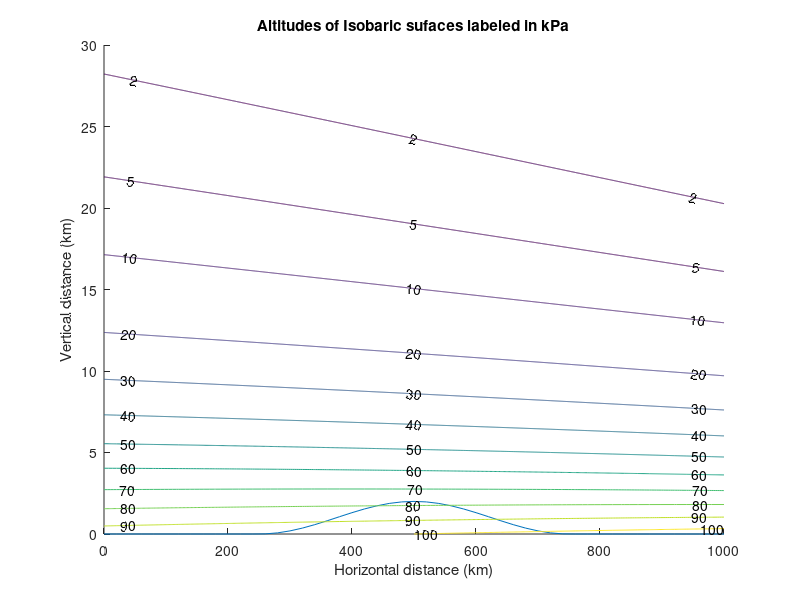
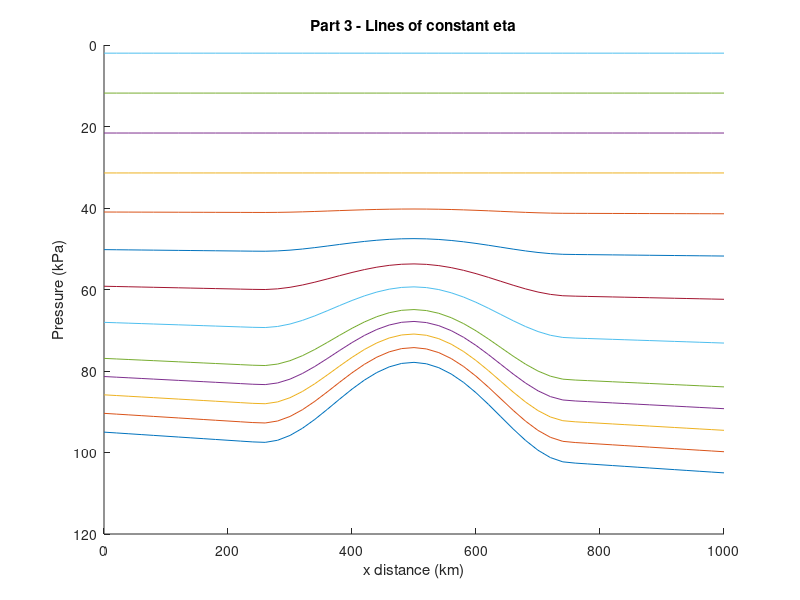
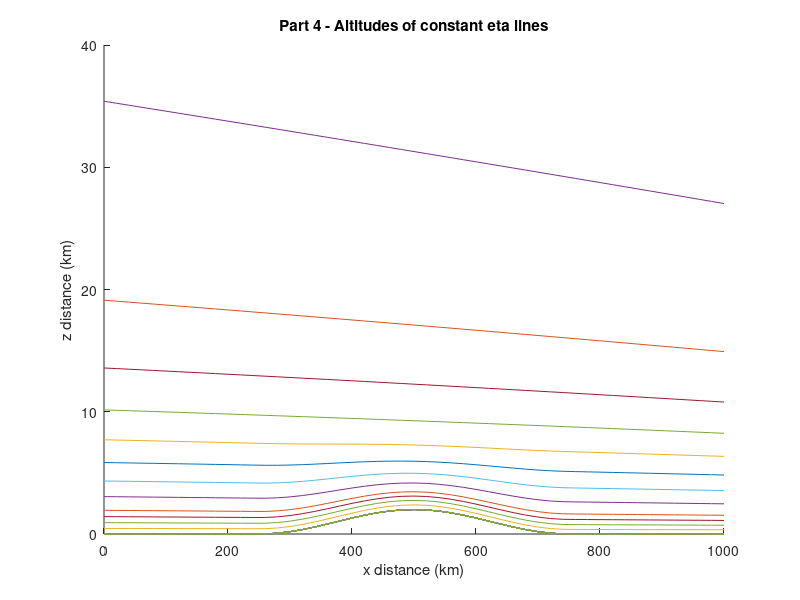
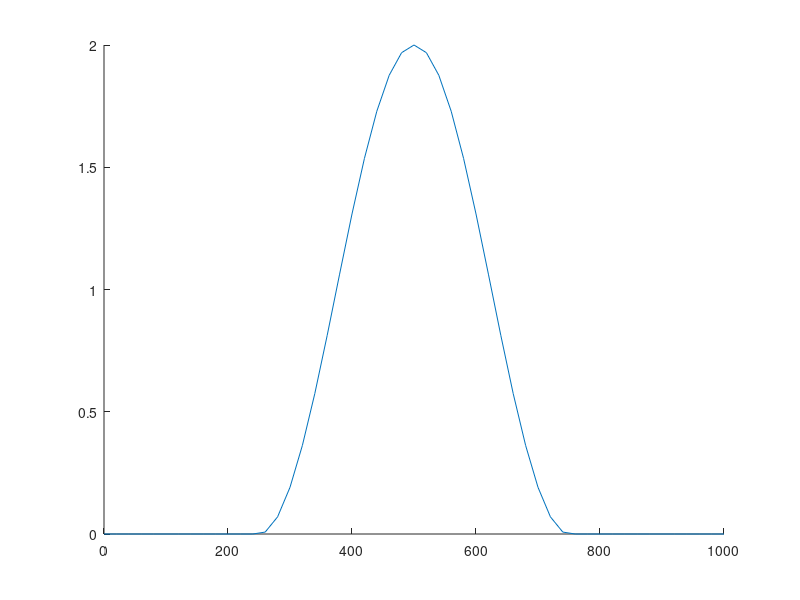

MATLAB code for these plots, in order: (Note: this script raises an error after producing the figures.)
%%
% Rachel Steinhart
% ATSC 507 Homework 1
% January 22st, 2020
%%
clear all
close all
%% Inputs
xkm = 0:20:1000;
zkm = 0:0.001:30;
pi_top = 2;
eta_c = 0.3;
a = 0.0293;
P = [100 90 80 70 60 50 40 30 20 10 5 2];
eta = [1, 0.95, 0.9, 0.85, 0.8, 0.7, 0.6, 0.5, 0.4, 0.3, 0.2, 0.1, 0];
%% Question 1
%Find:  On an x-z graph, plot the altitudes (km) of the following isobaric surfaces:
%100, 90, 80, 70, 60, 50, 40, 30, 20, 10, 5, 2 kPa.
%On the same plot, plot the altitude of Zground. 
%% Temperature
%This loop creates a [31,51] matrix where each row represents the
%temperatures across x for one z value
T_matrix = zeros(length(zkm),length(xkm));
for i=1:length(zkm)
    zkm_calc = zkm(i);
    if zkm_calc < 12
        T = (40 - 0.08.*xkm) - 6.5*zkm_calc + 273; %K
    else
        T = (40-0.08.*xkm) - 6.5*12 + 273; %K
    end
    T_matrix(i,:) = T;
end

%% Pressure
Pressure = zeros(length(zkm),length(xkm));
Pms1 = 95 + 0.01.*xkm;
Pressure(1,:) = Pms1;
for j=1:length(zkm)-1
    P2 = Pressure(j,:).*exp((zkm(j) - zkm(j+1))./(a.*T_matrix(j+1,:)));
    Pressure(j+1,:) = P2;
end

%% Zground
Zground=zeros(1,length(xkm));
for j=1:length(xkm)
    %xkm_calc=xkm(j);
    if 250 < xkm(j) && xkm(j) < 750
        Zground_km = 1 + cos(2*3.14159.*(xkm(j) - 500)/500);
    else
        Zground_km = 0;
    end
    Zground(1,j)=Zground_km;
end

%% Plot Altitudes
figure(1)
hold on
plot(xkm,Zground);
[C,h]=contour(xkm,zkm,Pressure,P);
clabel(C,h)
xlabel('Horizontal distance (km)');
ylabel('Vertical distance (km)');
title('Altitudes of Isobaric sufaces labeled in kPa');

%% Question 2
% Interpolate to find the Psurface (kPa) pressure at Zground. Namely, it is the pressure that corresponds to eta = 1.  
%This pressure that you use to find eta in exercises (3) & (4).
%% Surface Pressure 2
z1 = 0;
Psfc = Pms1.*exp((z1 - Zground)./(a.*T_matrix(1,:)));
Table = [xkm(:), Zground(:), Psfc(:)];
Table = Table.'
%% Question 3
%Create a new P-x graph, on which you plot lines of constant eta, for the eta values listed below.  
%Namely, it should look something like WRF4 figure 2.1b, but with the more realistic meteorology that I prescribed above.  
%Also, like that figure, plot pressure P on the vertical axis in reversed order (highest pressure at the bottom of the figure), 
%but don't use a log scale for P.

%CAUTION: when calculating the values of B to use in WRF4 eq. (2.2), 
%be advised that WRF4 eq. (2.3) applies only for eta > eta_c. Otherwise, set B = 0 for eta <= eta_c.
%% Lines of constant eta
c1 = 2*eta_c^2/(1-eta_c)^3;
c2 = -eta_c*(4 + eta_c + eta_c^2)/(1-eta_c)^3;
c3 = 2*(1+eta_c+eta_c^2)/(1-eta_c)^3;
c4 = -(1+eta_c)/(1-eta_c)^3;

B = zeros(1,length(eta));
for l=1:length(eta)
    etacalc = eta(l);
    if etacalc > eta_c
        B1 = c1 + c2*etacalc + c3*etacalc^2 + c4*etacalc^3;
    else
        B1 = 0;
    end
    B(1,l)=B1;
end

Pd = zeros(length(B), length(xkm));
for q=1:length(B)
    Pd_calc = B(q).*(Psfc-pi_top) + (eta(q)-B(q)).*(100-pi_top) + pi_top;
    Pd(q,:) = Pd_calc;
end
%% Plot Eta lines
figure(2)
hold on
for m=1:length(eta)
    plot(xkm,Pd(m,:))
    set(gca, 'YDir','reverse')
    xlabel('x distance (km)');
    ylabel('Pressure (kPa)');
    title('Part 3 - Lines of constant eta')
end 
%% Question 4
%Create a new z-x graph, on which you plot the z altitudes of the constant 
%eta lines for the same eta values as in part (3) above. Make use of the hypsometric eq 
%to find the heights z at the pressure levels that correspond to the requested eta values.
%% Pressures associated with eta lines
%alt_eta = zeros(length(eta),length(xkm));
z_eta(1,:) = Zground;
%alt_eta(1,:)=z_eta(1,:);

for k=2:length(eta)
    z_eta(k,:) = (-log(Pd(k,:)./Pd(k-1,:))*a.*T_matrix(k,:)) + z_eta(k-1,:);
end

%% Plot Eta lines
figure(3)
hold on
for m=1:length(eta)
    plot(xkm,z_eta(m,:))
    plot(xkm,Zground)
    %ylim([0 20])
    xlabel('x distance (km)');
    ylabel('z distance (km)');
    title('Part 4 - Altitudes of constant eta lines');
end

%% Solve for eta
eta_matrix = zeros(length(eta),length(xkm));
for n=1:length(eta)
    eta_calc = (Pd(n,:) - pi_top)./(Psfc(1,:) - pi_top);
    eta_matrix(n,:) = eta_calc;
    
end
% 
% 
% for o=1:length(eta)
%     figure(4)
%     hold on
%     plot(xkm,Zground);
%     [C1,h1]=contour(xkm,zkm,Pressure,Pd(o,:));
%     clabel(C1,h1)
%     xlabel('Horizontal distance (km)');
%     ylabel('Vertical distance (km)');
%     title('Part 4 - Altituges of constant eta lines');
%         
% 
%     
% end

figure(4)
hold on
plot(xkm,Zground);
[C1,h1]=contour(xkm,zkm,Pd);
clabel(C1,h1)
xlabel('Horizontal distance (km)');
ylabel('Vertical distance (km)');
title('Part 4 - Altituges of constant eta lines');
